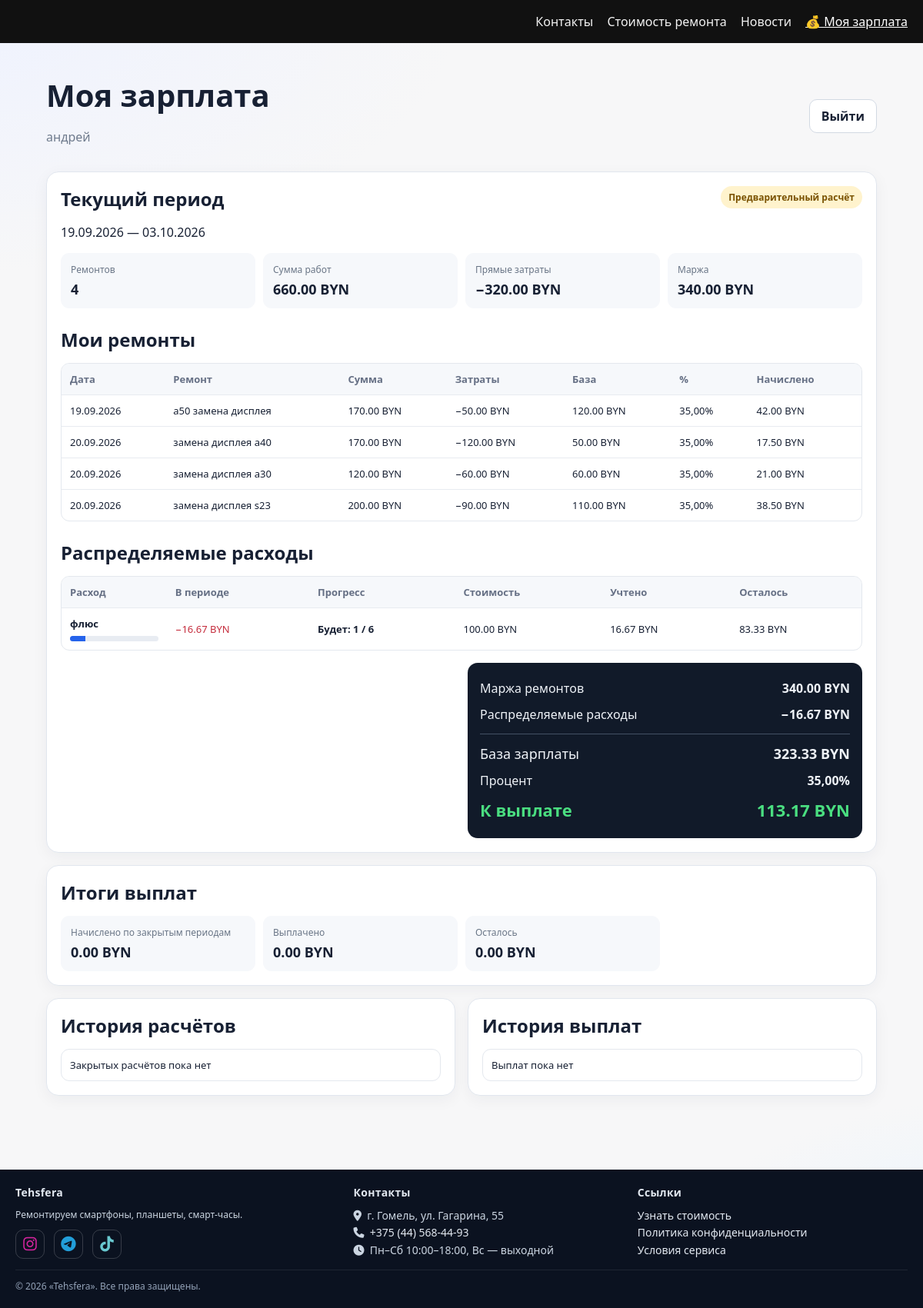
The page /master/ (signed in) on the database its author committed.
### finance/models.py (models this page shows, shortened)
class Employee(models.Model):
    user = models.OneToOneField(
        settings.AUTH_USER_MODEL, verbose_name="Аккаунт пользователя",
        on_delete=models.SET_NULL, related_name="employee_profile", null=True, blank=True,
    )
    name = models.CharField("Имя", max_length=120)
    default_percent = models.DecimalField(
        "Процент по умолчанию",
        max_digits=5,
        decimal_places=2,
        default=Decimal("0.00"),
        validators=[MinValueValidator(0), MaxValueValidator(100)],
    )
    is_owner = models.BooleanField("Владелец", default=False)
    is_active = models.BooleanField("Активен", default=True)
    created_at = models.DateTimeField("Создан", auto_now_add=True)
    class Meta:
        verbose_name = "Исполнитель"
        verbose_name_plural = "Исполнители"
        ordering = ["name"]

class PayrollPeriod(models.Model):
    class Status(models.TextChoices):
        OPEN = "open", "Открыт"
        CLOSED = "closed", "Закрыт"
    start_date = models.DateField("Начало периода")
    end_date = models.DateField("Окончание периода")
    status = models.CharField("Статус", max_length=12, choices=Status.choices, default=Status.OPEN)
    calculated_at = models.DateTimeField("Дата расчёта", null=True, blank=True)
    comment = models.TextField("Комментарий", blank=True)
    created_at = models.DateTimeField("Создан", auto_now_add=True)
    class Meta:
        verbose_name = "Расчётный период"
        verbose_name_plural = "Расчётные периоды"
        ordering = ["-start_date"]
        constraints = [models.UniqueConstraint(fields=["start_date", "end_date"], name="uniq_payroll_period_dates")]
    def __str__(self):
        return f"{self.start_date:%d.%m.%Y} — {self.end_date:%d.%m.%Y}"

class RepairFinance(models.Model):
    date = models.DateField("Дата")
    description = models.CharField("Описание ремонта", max_length=255)
    revenue = models.DecimalField(
        "Получено от клиента", max_digits=12, decimal_places=2,
        validators=[MinValueValidator(0)],
    )
    part_cost = models.DecimalField(
        "Стоимость запчасти", max_digits=12, decimal_places=2,
        default=Decimal("0.00"), validators=[MinValueValidator(0)],
    )
    manual_part_cost = models.DecimalField(
        "Дополнительная стоимость запчастей вручную", max_digits=12, decimal_places=2,
        default=Decimal("0.00"), validators=[MinValueValidator(0)],
        help_text="Используйте для деталей, которых нет на складе, или деталей клиента.",
    )
    employee = models.ForeignKey(
        Employee, verbose_name="Исполнитель", on_delete=models.PROTECT,
        related_name="repairs",
    )
    master_percent = models.DecimalField(
        "Процент исполнителя", max_digits=5, decimal_places=2,
        default=Decimal("0.00"), validators=[MinValueValidator(0), MaxValueValidator(100)],
        help_text="Сохраняется в ремонте и не меняется при изменении профиля исполнителя.",
    )
    repair_margin = models.DecimalField("Маржа до зарплаты", max_digits=12, decimal_places=2, editable=False)
    master_salary = models.DecimalField("Зарплата мастера", max_digits=12, decimal_places=2, editable=False)
    workshop_profit = models.DecimalField("Прибыль мастерской", max_digits=12, decimal_places=2, editable=False)
    comment = models.TextField("Комментарий", blank=True)
    created_at = models.DateTimeField("Создан", auto_now_add=True)
    class Meta:
        verbose_name = "Ремонт (финансы)"
        verbose_name_plural = "Ремонты (финансы)"
        ordering = ["-date", "-created_at"]
        indexes = [models.Index(fields=["date"]), models.Index(fields=["employee", "date"])]

class DistributedExpense(models.Model):
    name = models.CharField("Название", max_length=200)
    category = models.ForeignKey(ExpenseCategory, verbose_name="Категория", on_delete=models.PROTECT, related_name="distributed_expenses")
    source_expense = models.OneToOneField(Expense, verbose_name="Связанный реальный расход", on_delete=models.PROTECT, related_name="distribution", null=True, blank=True)
    employees = models.ManyToManyField(Employee, verbose_name="Мастера", related_name="distributed_expenses", blank=True, limit_choices_to={"is_owner": False})
    start_date = models.DateField("Дата начала распределения")
    total_cost = models.DecimalField("Общая стоимость", max_digits=12, decimal_places=2, validators=[MinValueValidator(Decimal("0.01"))])
    periods_count = models.PositiveIntegerField("Количество расчётных периодов", validators=[MinValueValidator(1)])
    comment = models.TextField("Комментарий", blank=True)
    is_active = models.BooleanField("Активен", default=True)
    finished_at = models.DateField("Завершён", null=True, blank=True)
    created_at = models.DateTimeField("Создан", auto_now_add=True)
    class Meta:
        verbose_name = "Распределяемый расход"
        verbose_name_plural = "Распределяемые расходы"
        ordering = ["-start_date", "name"]
    @property
    def per_period_amount(self):
        return money(Decimal(self.total_cost) / self.periods_count)
    @property
    def used_periods(self):
        return self.allocations.values("calculation__period_id").distinct().count()
    @property
    def distributed_amount(self):
        return money(self.allocations.aggregate(v=Sum("amount"))["v"] or 0)
    @property
    def remaining_amount(self):
        return money(max(Decimal(self.total_cost) - self.distributed_amount, Decimal("0.00")))

### finance/master_views.py (the view)
# urls.py: path("", master_views.dashboard, name="dashboard"),
@master_required
def dashboard(request):
    employee = request.master_employee
    open_period = PayrollPeriod.objects.filter(status=PayrollPeriod.Status.OPEN).order_by("-start_date").first()
    current = payroll_preview(open_period, employee) if open_period else None
    history = list(
        PayrollCalculation.objects.filter(employee=employee, period__status=PayrollPeriod.Status.CLOSED)
        .select_related("period").order_by("-period__start_date")
    )
    payments = SalaryPayment.objects.filter(employee=employee).order_by("-date", "-created_at")
    accrued = sum((item.salary_amount for item in history), ZERO)
    paid = payments.aggregate(total=Coalesce(Sum("amount"), ZERO))["total"]
    return render(request, "master/dashboard.html", {
        "employee": employee, "open_period": open_period, "current": current,
        "history": history, "payments": payments, "accrued": accrued,
        "paid": paid, "remaining": accrued - paid,
    })

### finance/master_views.py (called while the page is built)
def _employee_for(user):
    if not user.is_authenticated or not user.is_active:
        return None
    try:
        employee = user.employee_profile
    except Employee.DoesNotExist:
        return None
    return employee if employee.is_active and not employee.is_owner else None

def master_required(view):
    @wraps(view)
    def wrapped(request, *args, **kwargs):
        employee = _employee_for(request.user)
        if employee is None:
            if not request.user.is_authenticated:
                return redirect(f"{reverse('master_portal:login')}?next={request.path}")
            raise PermissionDenied("К этому пользователю не привязан активный мастер.")
        request.master_employee = employee
        return view(request, *args, **kwargs)
    return wrapped

### finance/models.py (called while the page is built)
def money(value) -> Decimal:
    return Decimal(value or 0).quantize(MONEY_PLACES, rounding=ROUND_HALF_UP)

### finance/templatetags/finance_extras.py (called while the page is built)
@register.filter
def money_byn(value):
    try:
        number = Decimal(value or 0)
    except Exception:
        number = Decimal("0")
    return f"{number:,.2f}".replace(",", " ") + " BYN"

### finance/templates/master/dashboard.html
{% extends "master/base.html" %}{% load finance_extras %}{% block master_content %}
{% if open_period %}<section class="mp-card"><div style="display:flex;justify-content:space-between;gap:10px;align-items:start"><div><h2>Текущий период</h2><p>{{ open_period }}</p></div><span class="mp-badge">Предварительный расчёт</span></div>{% include "master/_calculation.html" with row=current is_preview=True %}</section>{% else %}<section class="mp-card"><h2>Текущий период</h2><p class="mp-muted">Открытого расчётного периода пока нет.</p></section>{% endif %}
<section class="mp-card"><h2>Итоги выплат</h2><div class="mp-grid"><div class="mp-kpi"><span>Начислено по закрытым периодам</span><strong>{{ accrued|money_byn }}</strong></div><div class="mp-kpi"><span>Выплачено</span><strong>{{ paid|money_byn }}</strong></div><div class="mp-kpi"><span>Осталось</span><strong>{{ remaining|money_byn }}</strong></div></div></section>
<div class="mp-two"><section class="mp-card"><h2>История расчётов</h2><div class="mp-table-wrap"><table class="mp-table"><tbody>{% for item in history %}<tr><td><a class="mp-link" href="{% url 'master_portal:period_detail' item.period.pk %}">{{ item.period }}</a><br><span class="mp-muted">{{ item.repairs_count }} ремонтов</span></td><td><strong>{{ item.salary_amount|money_byn }}</strong></td></tr>{% empty %}<tr><td>Закрытых расчётов пока нет</td></tr>{% endfor %}</tbody></table></div></section><section class="mp-card"><h2>История выплат</h2><div class="mp-table-wrap"><table class="mp-table"><tbody>{% for item in payments %}<tr><td>{{ item.date|date:'d.m.Y' }}</td><td><strong>{{ item.amount|money_byn }}</strong></td><td>{{ item.comment|default:'—' }}</td></tr>{% empty %}<tr><td>Выплат пока нет</td></tr>{% endfor %}</tbody></table></div></section></div>
{% endblock %}

### finance/templates/master/base.html (shortened to what this page needs)
{% extends "repairs/base.html" %}{% load finance_extras %}
{% block content %}<main class="mp"><div class="mp-head"><div><h1>Моя зарплата</h1><p class="mp-muted">{{ request.user.employee_profile.name }}</p></div><form method="post" action="{% url 'master_portal:logout' %}">{% csrf_token %}<button class="mp-btn">Выйти</button></form></div>{% block master_content %}{% endblock %}</main>{% endblock %}

### finance/templates/master/_calculation.html (shortened to what this page needs)
{% load finance_extras %}
<div class="mp-grid"><div class="mp-kpi"><span>Ремонтов</span><strong>{{ row.repairs_count }}</strong></div><div class="mp-kpi"><span>Сумма работ</span><strong>{{ row.revenue|money_byn }}</strong></div><div class="mp-kpi"><span>Прямые затраты</span><strong>−{{ row.direct_costs|money_byn }}</strong></div><div class="mp-kpi"><span>Маржа</span><strong>{{ row.repair_margin|money_byn }}</strong></div></div>
<h2 style="margin-top:24px">Мои ремонты</h2><div class="mp-table-wrap"><table class="mp-table desktop"><thead><tr><th>Дата</th><th>Ремонт</th><th>Сумма</th><th>Затраты</th><th>База</th><th>%</th><th>Начислено</th></tr></thead><tbody>{% for repair in row.repairs %}<tr><td>{{ repair.repair_date|date:'d.m.Y' }}</td><td>{{ repair.description }}</td><td>{{ repair.revenue|money_byn }}</td><td>−{{ repair.direct_costs|money_byn }}</td><td>{{ repair.salary_base|money_byn }}</td><td>{{ repair.percent }}%</td><td>{{ repair.salary_amount|money_byn }}</td></tr>{% empty %}<tr><td colspan="7">Ремонтов нет</td></tr>{% endfor %}</tbody></table></div>
<h2 style="margin-top:24px">Распределяемые расходы</h2><div class="mp-table-wrap"><table class="mp-table"><thead><tr><th>Расход</th><th>В периоде</th><th>Прогресс</th><th>Стоимость</th><th>Учтено</th><th>Осталось</th></tr></thead><tbody>{% for item in row.distributions %}<tr><td><strong>{% if is_preview %}{{ item.expense.name }}{% else %}{{ item.name_snapshot|default:item.distributed_expense.name }}{% endif %}</strong><div class="expense-bar"><span style="width:{{ item.progress_percent }}%"></span></div></td><td class="amount-neg">−{{ item.amount|money_byn }}</td><td><strong>{% if is_preview %}Будет: {% endif %}{{ item.part_number }} / {{ item.parts_count }}</strong></td><td>{{ item.total_cost_snapshot|money_byn }}</td><td>{{ item.accounted_after|money_byn }}</td><td>{{ item.remaining_after|money_byn }}</td></tr>{% empty %}<tr><td colspan="6">Нет распределяемых расходов</td></tr>{% endfor %}</tbody></table></div>
<div class="mp-two" style="margin-top:16px"><div></div><section class="mp-calc"><div class="mp-calc-row"><span>Маржа ремонтов</span><strong>{{ row.repair_margin|money_byn }}</strong></div><div class="mp-calc-row"><span>Распределяемые расходы</span><strong>−{{ row.distributed_costs|money_byn }}</strong></div><div class="mp-calc-row total"><span>База зарплаты</span><strong>{{ row.salary_base|money_byn }}</strong></div><div class="mp-calc-row"><span>Процент</span><strong>{{ row.percent }}%</strong></div><div class="mp-calc-row pay"><span>К выплате</span><strong>{{ row.salary_amount|money_byn }}</strong></div></section></div>

### repairs/templates/repairs/base.html (style rules this page uses)
:root { --container: 1200px; --gap: 16px; --radius: 14px; --ink: #0f172a; --muted: #64748b; --brd: #e5e7eb; --brd2: #cbd5e1; --header-h: 56px; --logo-h: 124px; --logo-up: 10px; }
* { box-sizing: border-box; }
body { font-family: system-ui, -apple-system, Segoe UI, Roboto, Arial; margin: 0; color: var(--ink); background: radial-gradient(1200px 600px at -10% 0%, #eef2ff 0%, rgba(238,242,255,0) 60%), radial-gradient(900px 500px at 110% 100%, #e6f4ff 0%, rgba(230,244,255,0) 55%), radial-gradient(700px 400px at 50% -20%, #ffe9f0 0%, rgba(255,233,240,0) 60%), #f7f7f8; background-attachment: fixed, fixed, fixed, scroll; }
main { max-width: var(--container); margin: 0 auto; padding: 20px; }

### finance/templates/master/base.html (style rules this page uses)
.mp { max-width:1120px;margin:auto;color:#172033 }
.mp-head { display:flex;justify-content:space-between;align-items:center;gap:12px;margin-bottom:18px }
.mp-head h1 { margin:0;font-size:clamp(27px,5vw,40px) }
.mp-card { background:#fff;border:1px solid #e1e6ee;border-radius:16px;padding:18px;box-shadow:0 5px 20px rgba(20,30,50,.05);margin-bottom:16px }
.mp-card h2 { margin:0 0 14px }
.mp-grid { display:grid;grid-template-columns:repeat(4,1fr);gap:10px }
.mp-kpi { padding:13px;background:#f6f8fb;border-radius:11px }
.mp-kpi span { display:block;color:#697586;font-size:12px }
.mp-kpi strong { display:block;margin-top:5px;font-size:18px }
.mp-table-wrap { overflow:auto;border:1px solid #e4e8ee;border-radius:11px }
.mp-table { width:100%;border-collapse:collapse;white-space:nowrap;font-size:13px }
.mp-table th,.mp-table td { padding:11px;border-bottom:1px solid #e8ebf0;text-align:left }
.mp-table th { background:#f6f8fb;color:#667085 }
.mp-table tr:last-child td { border:0 }
.mp-btn { display:inline-flex;align-items:center;justify-content:center;padding:10px 15px;border:1px solid #d2d9e3;border-radius:10px;background:#fff;color:#172033;text-decoration:none;font:inherit;font-weight:750;cursor:pointer }
.mp-badge { display:inline-flex;padding:6px 10px;border-radius:99px;background:#fff3cd;color:#7a5200;font-weight:800;font-size:12px }
.mp-calc { background:#111a29;color:#eef2f7;border-radius:13px;padding:16px }
.mp-calc-row { display:flex;justify-content:space-between;gap:12px;padding:6px 0 }
.mp-calc-row.total { border-top:1px solid #445064;margin-top:8px;padding-top:13px;font-size:18px }
.mp-calc-row.pay { color:#4ade80;font-size:22px;font-weight:850 }
.expense-bar { height:7px;background:#e8ecf2;border-radius:20px;overflow:hidden;margin-top:7px }
.expense-bar span { display:block;height:100%;background:#2563eb }
.amount-neg { color:#c52c3c }
.mp-muted { color:#6f7b8d }
.mp-two { display:grid;grid-template-columns:1fr 1fr;gap:16px }

### rows shown on the page
PayrollPeriod: start_date+end_date "19.09.2026 — 03.10.2026"
RepairFinance: repair_date "19.09.2026", description "a50 замена дисплея", revenue "170.00 BYN", direct_costs "50.00 BYN", salary_base "120.00 BYN", percent "35,00", salary_amount "42.00 BYN"
RepairFinance: repair_date "20.09.2026", description "замена дисплея a40", revenue "170.00 BYN", direct_costs "120.00 BYN", salary_base "50.00 BYN", percent "35,00", salary_amount "17.50 BYN"
RepairFinance: repair_date "20.09.2026", description "замена дисплея a30", revenue "120.00 BYN", direct_costs "60.00 BYN", salary_base "60.00 BYN", percent "35,00", salary_amount "21.00 BYN"
RepairFinance: repair_date "20.09.2026", description "замена дисплея s23", revenue "200.00 BYN", direct_costs "90.00 BYN", salary_base "110.00 BYN", percent "35,00", salary_amount "38.50 BYN"
DistributedExpense: expense.name "флюс", {{ item.progress_percent }} 17 (drawn), amount "16.67 BYN", part_number "1", parts_count "6", total_cost_snapshot "100.00 BYN", accounted_after "16.67 BYN", remaining_after "83.33 BYN"
Employee: percent "35,00"

### other values the page prints
{{ request.user.employee_profile.name }} "андрей"
{{ row.repairs_count }} "4"
{{ row.revenue|money_byn }} "660.00 BYN"
{{ row.direct_costs|money_byn }} "320.00 BYN"
{{ row.repair_margin|money_byn }} "340.00 BYN"
{{ row.distributed_costs|money_byn }} "16.67 BYN"
{{ row.salary_base|money_byn }} "323.33 BYN"
{{ row.salary_amount|money_byn }} "113.17 BYN"
{{ accrued|money_byn }} "0.00 BYN"
{{ paid|money_byn }} "0.00 BYN"
{{ remaining|money_byn }} "0.00 BYN"
